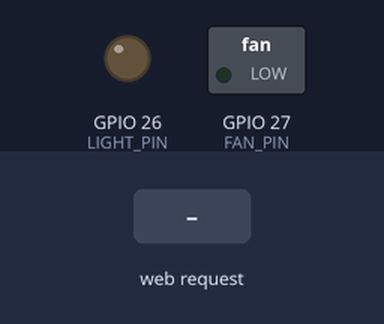
Recording of a sketch running on a simulated ESP32. Parts: switched loads named in the sketch (green lamp = pin HIGH), output pins drawn as LEDs (lit = HIGH). Inputs (shaded band) come from the test bench. WiFi joins after 1.5 s; servers stay silent unless stated; what the sketch prints to the serial monitor is not drawn.

Above: at 2.7 s.
2.8 s: HTTP request GET /light_on received
At 3.4 s:
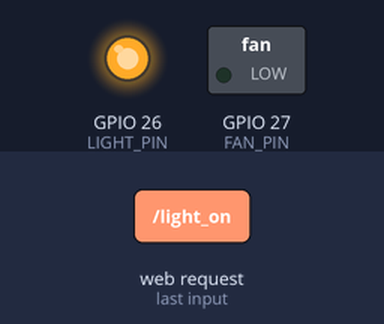
4.3 s: HTTP request GET /fan_on received
At 4.6 s:
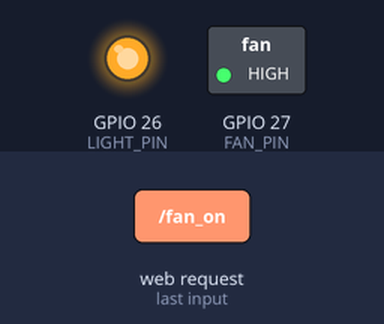
5.8 s: HTTP request GET /light_off received
At 6.9 s:
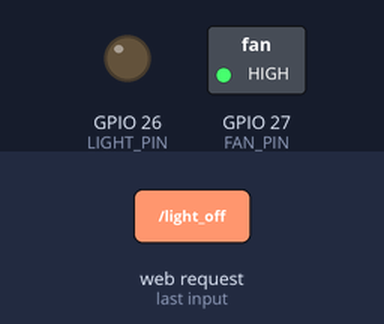
7.3 s: HTTP request GET /fan_off received
At 8.0 s:
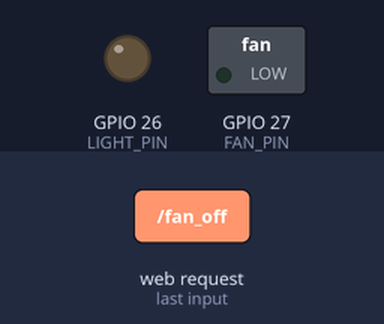
8.8 s: HTTP request GET /all_on received
At 9.2 s:
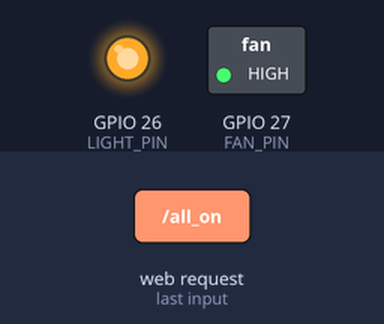
Timing chart, 0 to 11.3 s (numbered marks = the images above; inputs shaded):
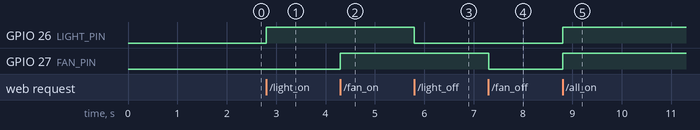

Measured:
- after the input at 2.8 s, GPIO 26 (LIGHT_PIN): LOW → HIGH at once
- after the input at 4.3 s, GPIO 27 (FAN_PIN): LOW → HIGH at once
- after the input at 5.8 s, GPIO 26 (LIGHT_PIN): HIGH → LOW at once
- after the input at 7.3 s, GPIO 27 (FAN_PIN): HIGH → LOW at once
- after the input at 8.8 s, GPIO 26 (LIGHT_PIN), GPIO 27 (FAN_PIN): LOW → HIGH at once

The sketch:

esp32_relay_module.ino
```cpp
#include <WiFi.h>
#include <WebServer.h>

const char* ssid = "YOUR_WIFI_NAME";
const char* password = "YOUR_WIFI_PASSWORD";

#define LIGHT_PIN 26
#define FAN_PIN   27

WebServer server(80);

/* ================= SETUP ================= */

void setup() {
  Serial.begin(115200);

  pinMode(LIGHT_PIN, OUTPUT);
  pinMode(FAN_PIN, OUTPUT);

  digitalWrite(LIGHT_PIN, LOW);
  digitalWrite(FAN_PIN, LOW);

  WiFi.begin(ssid, password);

  Serial.print("Connecting to WiFi");
  while (WiFi.status() != WL_CONNECTED) {
    delay(500);
    Serial.print(".");
  }

  Serial.println("\nConnected!");
  Serial.print("IP Address: ");
  Serial.println(WiFi.localIP());

  /* ===== ROUTES ===== */

  server.on("/", handleRoot);

  server.on("/light_on", []() {
    digitalWrite(LIGHT_PIN, HIGH);
    server.send(200, "text/plain", "Light ON");
  });

  server.on("/light_off", []() {
    digitalWrite(LIGHT_PIN, LOW);
    server.send(200, "text/plain", "Light OFF");
  });

  server.on("/fan_on", []() {
    digitalWrite(FAN_PIN, HIGH);
    server.send(200, "text/plain", "Fan ON");
  });

  server.on("/fan_off", []() {
    digitalWrite(FAN_PIN, LOW);
    server.send(200, "text/plain", "Fan OFF");
  });

  server.on("/all_on", []() {
    digitalWrite(LIGHT_PIN, HIGH);
    digitalWrite(FAN_PIN, HIGH);
    server.send(200, "text/plain", "All ON");
  });

  server.on("/all_off", []() {
    digitalWrite(LIGHT_PIN, LOW);
    digitalWrite(FAN_PIN, LOW);
    server.send(200, "text/plain", "All OFF");
  });

  server.begin();
}

/* ================= LOOP ================= */

void loop() {
  server.handleClient();
}

/* ================= WEB PAGE ================= */

void handleRoot() {

  String html = "<html><head><title>ESP32 Control</title></head><body>";
  html += "<h2>ESP32 Home Control</h2>";

  html += "<p><a href='/light_on'><button>Light ON</button></a></p>";
  html += "<p><a href='/light_off'><button>Light OFF</button></a></p>";

  html += "<p><a href='/fan_on'><button>Fan ON</button></a></p>";
  html += "<p><a href='/fan_off'><button>Fan OFF</button></a></p>";

  html += "<p><a href='/all_on'><button>All ON</button></a></p>";
  html += "<p><a href='/all_off'><button>All OFF</button></a></p>";

  html += "</body></html>";

  server.send(200, "text/html", html);
}
```
